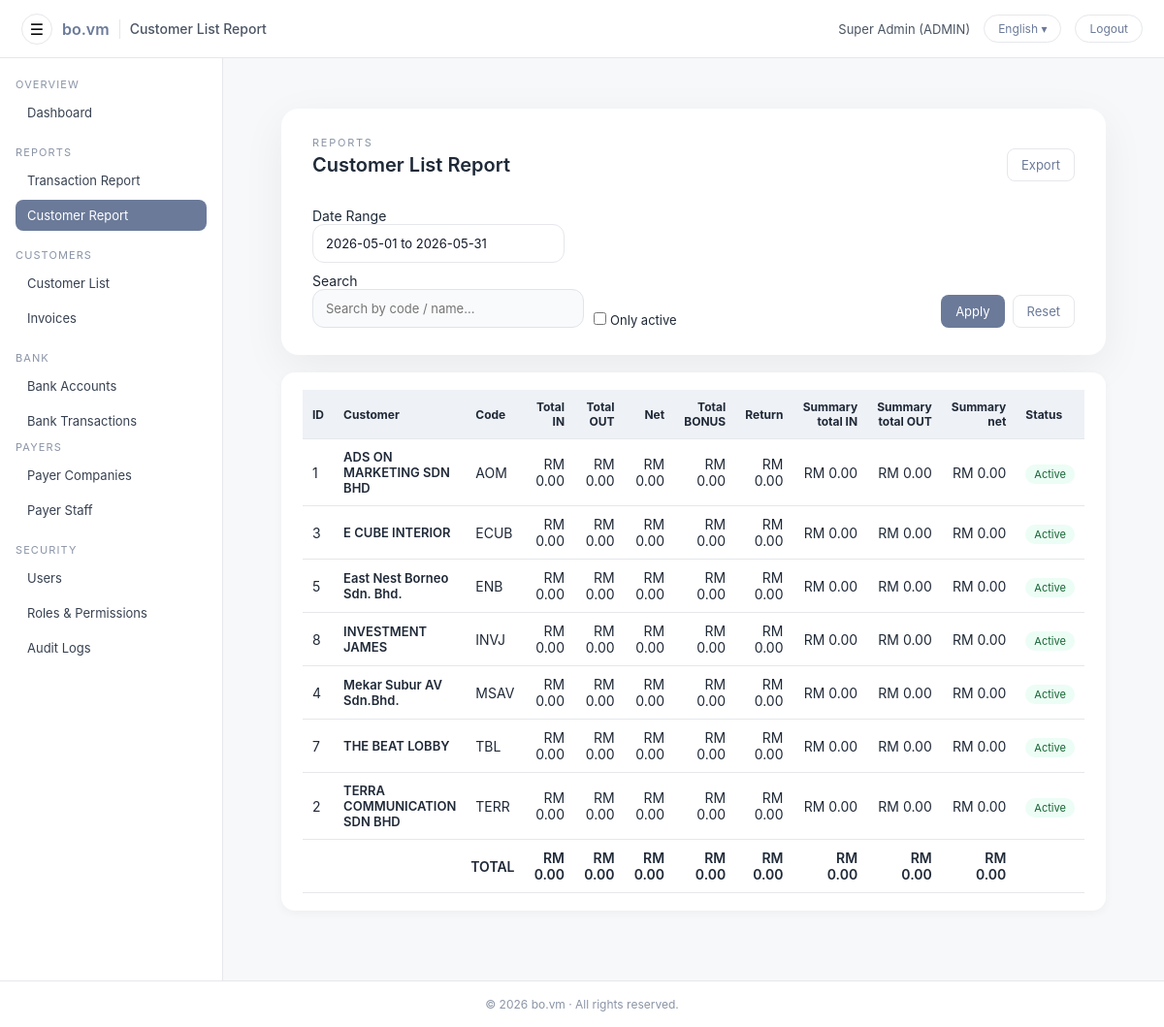
Screenshot of /admin/reports/customer_list_report.php (signed in) with the database file from the repository.
### tables this page shows
CREATE TABLE `users` (
  `id` int(11) NOT NULL AUTO_INCREMENT,
  `username` varchar(100) NOT NULL,
  `password_hash` varchar(255) NOT NULL,
  `full_name` varchar(255) NOT NULL,
  `email` varchar(255) DEFAULT NULL,
  `phone` varchar(50) DEFAULT NULL,
  `nric` varchar(50) DEFAULT NULL,
  `role` enum('ADMIN','CUSTOMER') NOT NULL DEFAULT 'CUSTOMER',
  `customer_id` int(11) DEFAULT NULL,
  `must_change_password` tinyint(1) NOT NULL DEFAULT 1,
  `is_active` tinyint(1) NOT NULL DEFAULT 1,
  `last_login_at` datetime DEFAULT NULL,
  `created_at` datetime NOT NULL DEFAULT current_timestamp(),
  `updated_at` datetime DEFAULT NULL ON UPDATE current_timestamp(),
  PRIMARY KEY (`id`),
  UNIQUE KEY `uq_users_username` (`username`),
  KEY `fk_users_customer` (`customer_id`),
  CONSTRAINT `fk_users_customer` FOREIGN KEY (`customer_id`) REFERENCES `customers` (`id`) ON DELETE SET NULL ON UPDATE CASCADE
);

### app/helpers.php (called while the page is built, shortened)
<?php
if (!function_exists('h')) {
    function h($v): string {
        return htmlspecialchars((string)$v, ENT_QUOTES, 'UTF-8');
    }
}
if (!function_exists('url')) {
    function url(string $path = ''): string {
        $base = defined('BASE_URL') ? rtrim(BASE_URL, '/') : '';
        $path = ltrim($path, '/');
        return ($base ?: '') . '/' . $path;
    }
}

### config/i18n.php (called while the page is built, shortened)
<?php
$lang = $_SESSION['lang'] ?? 'en';
$__translations = [];
$path = __DIR__ . '/../lang/' . $lang . '.php';
if (file_exists($path)) {
    $__translations = require $path;
}
function __tr_find(array $arr, string $key): mixed
{
    if (strpos($key, '.') !== false) {
        $parts = explode('.', $key);
        $cur   = $arr;
        foreach ($parts as $p) {
            if (!is_array($cur) || !array_key_exists($p, $cur)) {
                return null;
            }
            $cur = $cur[$p];
        }
        return $cur;
    }
    return null;
}
function t(string $key, array|string $vars = [], string $fallback = ''): string
{
    global $__translations;
    $text = $fallback;
    $found = __tr_find($__translations, $key);
    if (is_string($found)) {
        $text = $found;
    }
    return $text;
}

### app/auth.php (called while the page is built, shortened)
<?php
require_once __DIR__ . '/../app/helpers.php';
function current_user(): ?array
{
    static $cached = null;
    if ($cached !== null) {
        return $cached;
    }
    $uid = (int)($_SESSION['user_id'] ?? 0);
    $pdo = get_pdo();
    $st  = $pdo->prepare("SELECT * FROM users WHERE id = :id AND is_active = 1");
    $st->execute([':id' => $uid]);
    $row = $st->fetch();
    return $cached = ($row ?: null);
}
function require_login(): void
{
    $u = current_user();
}

### public/admin/reports/customer_list_report.php (the view, shortened to what this page needs)
<?php
require_login();
$pdo = get_pdo();
$pdo->setAttribute(PDO::ATTR_DEFAULT_FETCH_MODE, PDO::FETCH_ASSOC);
$hasT = function_exists('t');
$q          = trim($_GET['q'] ?? '');
$onlyActive = isset($_GET['only_active']) && $_GET['only_active'] === '1';
$sqlBase = "SELECT c.id, c.code, c.name, c.is_active
              FROM customers c";
$paramsCust  = [];
$sqlBase .= " ORDER BY c.code ASC, c.name ASC";
$st = $pdo->prepare($sqlBase);
$st->execute($paramsCust);
$customers = $st->fetchAll();
$rows = [];
$total_in_normal_all   = 0.0;
$total_out_normal_all  = 0.0;
$bonus_total_all       = 0.0;
$net_normal_all        = 0.0;
$return_balance_all    = 0.0;
$summary_in_all        = 0.0;
$summary_out_all       = 0.0;
$summary_net_all       = 0.0;
if ($customers) {
    $sumMap = [];
    foreach ($customers as $c) {
        $cid = (int)$c['id'];
        $sum = $sumMap[$cid] ?? [
            'total_in_normal'  => 0,
            'total_out_normal' => 0,
            'bonus_total'      => 0,
            'repay_total'      => 0,
            'loan_total'       => 0,
        ];
        $in_normal   = (float)($sum['total_in_normal'] ?? 0);
        $out_normal  = (float)($sum['total_out_normal'] ?? 0);
        $bonus_total = (float)($sum['bonus_total'] ?? 0);
        $repay_total = (float)($sum['repay_total'] ?? 0);
        $loan_total  = (float)($sum['loan_total'] ?? 0);
        $net_normal = $in_normal - $out_normal;
        $return_balance = $loan_total - $repay_total;
        $summary_in  = $in_normal + $bonus_total + $repay_total;
        $summary_out = $out_normal + $loan_total;
        $summary_net = $summary_in - $summary_out;
        $total_in_normal_all  += $in_normal;
        $total_out_normal_all += $out_normal;
        $bonus_total_all      += $bonus_total;
        $net_normal_all       += $net_normal;
        $return_balance_all   += $return_balance;
        $summary_in_all       += $summary_in;
        $summary_out_all      += $summary_out;
        $summary_net_all      += $summary_net;
        $rows[] = [
            'id'            => $cid,
            'code'          => $c['code'] ?? '',
            'name'          => $c['name'] ?? '',
            'is_active'     => isset($c['is_active']) ? (int)$c['is_active'] : 1,
            'in_normal'     => $in_normal,
            'out_normal'    => $out_normal,
            'net_normal'    => $net_normal,
            'bonus_total'   => $bonus_total,
            'repay_total'   => $repay_total,
            'loan_total'    => $loan_total,
            'return_balance'=> $return_balance,
            'summary_in'    => $summary_in,
            'summary_out'   => $summary_out,
            'summary_net'   => $summary_net,
        ];
    }
}
$page_title = $hasT
    ? t('admin.report.customer_list.title', [], 'Customer List Report')
    : 'Customer List Report';
include __DIR__ . '/../include/header.php';
?>
<div class="admin-main">
  <div class="admin-main-inner">
    <div class="admin-card admin-card-elevated" style="margin-bottom:18px;">
      <div class="admin-card-header">
        <div>
          <div class="form-page-eyebrow">
            <?= h($hasT ? t('admin.report.eyebrow', [], 'Reports') : 'Reports') ?>
          </div>
          <h1 class="page-title"><?= h($page_title) ?></h1>
        </div>
        <div>
          <a href="<?= h(url('admin/reports/customer_list_report_export.php?' . http_build_query($_GET))) ?>"
             class="btn btn-light">
            <?= h($hasT ? t('admin.common.export', [], 'Export') : 'Export') ?>
          </a>
        </div>
      </div>
      <form method="get"
            action="<?= h(url('admin/reports/customer_list_report.php')) ?>"
            style="margin-top:10px;display:flex;flex-direction:column;gap:10px;">
        <?php include __DIR__ . '/../../include/date_range.php'; ?>
        <div style="display:flex;flex-wrap:wrap;gap:10px;align-items:flex-end;">
          <div style="min-width:260px;">
            <label class="field-label" style="margin-bottom:4px;">
              <?= h($hasT ? t('admin.report.customer_list.filter.search', [], 'Search') : 'Search') ?>
            </label>
            <input type="text"
                   name="q"
                   class="form-control"
                   placeholder="<?= h($hasT ? t('admin.report.customer_list.filter.search_ph', [], 'Search by code / name...') : 'Search by code / name...') ?>"
                   value="<?= h($q) ?>">
          </div>
          <div style="display:flex;align-items:center;gap:6px;">
            <label style="font-size:13px;">
              <input type="checkbox" name="only_active" value="1" <?= $onlyActive ? 'checked' : '' ?>>
              <?= h($hasT ? t('admin.report.customer_list.filter.only_active', [], 'Only active') : 'Only active') ?>
            </label>
          </div>
          <div style="margin-left:auto;display:flex;gap:8px;">
            <button type="submit" class="btn btn-primary">
              <?= h($hasT ? t('admin.common.apply', [], 'Apply') : 'Apply') ?>
            </button>
            <a href="<?= h(url('admin/reports/customer_list_report.php')) ?>" class="btn btn-light">
              <?= h($hasT ? t('admin.common.reset', [], 'Reset') : 'Reset') ?>
            </a>
          </div>
        </div>
      </form>
    </div>
    <div class="admin-card">
      <table class="table">
        <thead>
          <tr>
            <th style="width:70px;"><?= h($hasT ? t('admin.report.customer_list.col.id', [], 'ID') : 'ID') ?></th>
            <th><?= h($hasT ? t('admin.report.customer_list.col.customer', [], 'Customer') : 'Customer') ?></th>
            <th style="width:220px;"><?= h($hasT ? t('admin.report.customer_list.col.code', [], 'Code') : 'Code') ?></th>
            <th style="width:170px; text-align:right;"><?= h($hasT ? t('admin.customer_txn.list.summary.total_in', [], 'Total IN (normal)') : 'Total IN (normal)') ?></th>
            <th style="width:170px; text-align:right;"><?= h($hasT ? t('admin.customer_txn.list.summary.total_out', [], 'Total OUT (normal)') : 'Total OUT (normal)') ?></th>
            <th style="width:170px; text-align:right;"><?= h($hasT ? t('admin.customer_txn.list.summary.net_normal', [], 'Net (normal)') : 'Net (normal)') ?></th>
            <th style="width:160px; text-align:right;"><?= h($hasT ? t('admin.customer_txn.list.summary.total_bonus', [], 'Total BONUS') : 'Total BONUS') ?></th>
            <th style="width:160px; text-align:right;"><?= h($hasT ? t('admin.customer_txn.list.summary.return_balance', [], 'Return (loan - repayment)') : 'Return (loan - repayment)') ?></th>
            <th style="width:170px; text-align:right;"><?= h($hasT ? t('admin.customer_txn.list.summary.summary_in', [], 'Summary IN') : 'Summary IN') ?></th>
            <th style="width:170px; text-align:right;"><?= h($hasT ? t('admin.customer_txn.list.summary.summary_out', [], 'Summary OUT') : 'Summary OUT') ?></th>
            <th style="width:170px; text-align:right;"><?= h($hasT ? t('admin.customer_txn.list.summary.summary_net', [], 'Summary Net') : 'Summary Net') ?></th>
            <th style="width:90px;"><?= h($hasT ? t('admin.report.customer_list.col.status', [], 'Status') : 'Status') ?></th>
          </tr>
        </thead>
        <tbody>
        <?php if (!$rows): ?>
          <tr>
            <td colspan="12" style="padding:14px;font-size:13px;color:#6b7280;">
              <?= h($hasT ? t('admin.report.customer_list.empty', [], 'No customers found for this filter.') : 'No customers found for this filter.') ?>
            </td>
          </tr>
        <?php else: ?>
          <?php foreach ($rows as $r): ?>
            <?php
              $netNormal = (float)$r['net_normal'];
              $netNormalStyle = $netNormal > 0 ? 'color:#b91c1c;' : ($netNormal < 0 ? 'color:#166534;' : '');
              $ret = (float)$r['return_balance'];
              $retStyle = $ret > 0 ? 'color:#b91c1c;' : ($ret < 0 ? 'color:#166534;' : '');
              $snet = (float)$r['summary_net'];
              $snetStyle = $snet > 0 ? 'color:#b91c1c;' : ($snet < 0 ? 'color:#166534;' : '');
            ?>
            <tr>
              <td><?= (int)$r['id'] ?></td>
              <td><div style="font-size:13px;font-weight:600;"><?= h($r['name']) ?></div></td>
              <td><?= h($r['code']) ?></td>
              <td style="text-align:right;">RM <?= number_format((float)$r['in_normal'], 2) ?></td>
              <td style="text-align:right;">RM <?= number_format((float)$r['out_normal'], 2) ?></td>
              <td style="text-align:right;<?= $netNormalStyle ?>">RM <?= number_format($netNormal, 2) ?></td>
              <td style="text-align:right;">RM <?= number_format((float)$r['bonus_total'], 2) ?></td>
              <td style="text-align:right;<?= $retStyle ?>">RM <?= number_format($ret, 2) ?></td>
              <td style="text-align:right;">RM <?= number_format((float)$r['summary_in'], 2) ?></td>
              <td style="text-align:right;">RM <?= number_format((float)$r['summary_out'], 2) ?></td>
              <td style="text-align:right;<?= $snetStyle ?>">RM <?= number_format($snet, 2) ?></td>
              <td>
                <?php if (!empty($r['is_active'])): ?>
                  <span style="font-size:11px;padding:3px 9px;border-radius:999px;background:#ecfdf5;color:#166534;">
                    <?= h($hasT ? t('admin.customer.status.active', [], 'Active') : 'Active') ?>
                  </span>
                <?php else: ?>
                  <span style="font-size:11px;padding:3px 9px;border-radius:999px;background:#fee2e2;color:#b91c1c;">
                    <?= h($hasT ? t('admin.customer.status.inactive', [], 'Inactive') : 'Inactive') ?>
                  </span>
                <?php endif; ?>
              </td>
            </tr>
          <?php endforeach; ?>
          <?php
            $totalNetNormalStyle = $net_normal_all > 0 ? 'color:#b91c1c;' : ($net_normal_all < 0 ? 'color:#166534;' : '');
            $totalReturnStyle    = $return_balance_all > 0 ? 'color:#b91c1c;' : ($return_balance_all < 0 ? 'color:#166534;' : '');
            $totalSummaryNetStyle= $summary_net_all > 0 ? 'color:#b91c1c;' : ($summary_net_all < 0 ? 'color:#166534;' : '');
          ?>
          <tr>
            <td colspan="3" style="font-weight:600; text-align:right;">
              <?= h($hasT ? t('admin.report.customer_list.total_label', [], 'TOTAL') : 'TOTAL') ?>
            </td>
            <td style="text-align:right; font-weight:600;">RM <?= number_format($total_in_normal_all, 2) ?></td>
            <td style="text-align:right; font-weight:600;">RM <?= number_format($total_out_normal_all, 2) ?></td>
            <td style="text-align:right; font-weight:600;<?= $totalNetNormalStyle ?>">RM <?= number_format($net_normal_all, 2) ?></td>
            <td style="text-align:right; font-weight:600;">RM <?= number_format($bonus_total_all, 2) ?></td>
            <td style="text-align:right; font-weight:600;<?= $totalReturnStyle ?>">RM <?= number_format($return_balance_all, 2) ?></td>
            <td style="text-align:right; font-weight:600;">RM <?= number_format($summary_in_all, 2) ?></td>
            <td style="text-align:right; font-weight:600;">RM <?= number_format($summary_out_all, 2) ?></td>
            <td style="text-align:right; font-weight:600;<?= $totalSummaryNetStyle ?>">RM <?= number_format($summary_net_all, 2) ?></td>
            <td></td>
          </tr>
        <?php endif; ?>
        </tbody>
      </table>
    </div>
  </div>
</div>
<?php include __DIR__ . '/../include/footer.php'; ?>

### public/admin/include/header.php (shortened to what this page needs)
<?php
$u = current_user();
$page_title = $page_title ?? 'Admin';
$currentLang = $_SESSION['lang'] ?? 'en';
$langLabelMap = [
  'en' => 'English',
  'ms' => 'Malay',
  'zh' => '中文',
];
$displayLang = $langLabelMap[$currentLang] ?? 'English';
?>
<!DOCTYPE html>
<html lang="<?= h($currentLang) ?>">
<head>
  <link rel="stylesheet" href="<?= h(url('admin/assets/style.css')) ?>">
  <link rel="stylesheet" href="<?= h(url('admin/assets/css/admin-actions-menu.css')) ?>">
  <link rel="stylesheet" href="<?= h(url('public/assets/css/date_range.css')) ?>">
</head>
<body class="admin-body">
  <header class="admin-topbar">
    <div class="topbar-left">
      <button id="sidebarToggle"
        class="topbar-toggle"
        type="button"
        aria-label="<?= h(function_exists('t') ? t('admin.header.toggle_sidebar', [], 'Toggle sidebar') : 'Toggle sidebar') ?>">☰</button>
      <span class="topbar-logo">bo.vm</span>
      <span class="topbar-app-title"><?= h($page_title) ?></span>
    </div>
    <div class="topbar-right">
      <span class="topbar-user">
        <?= h($u['full_name'] ?? $u['username']) ?> (<?= h($u['role']) ?>)
      </span>
      <div class="lang-wrap">
        <button id="adminLangToggle" class="btn-topbar">
          <?= h($displayLang) ?> ▾
        </button>
      </div>
      <a class="btn-topbar" href="<?= h(url('logout.php')) ?>">
        <?= h(function_exists('t') ? t('admin.header.logout', [], 'Logout') : 'Logout') ?>
      </a>
    </div>
  </header>
  <div class="admin-shell">
    <?php include __DIR__ . '/sidebar.php'; ?>
    <main class="admin-main">
      <div class="admin-main-inner">

### rows the page displays
users: full_name "Super Admin", role "ADMIN", is_active "1", name "ADS ON MARKETING SDN BHD", code "AOM", must_change_password "0.00", id "3", name "E CUBE INTERIOR", code "ECUB", id "5", name "East Nest Borneo Sdn. Bhd.", code "ENB", id "8", name "INVESTMENT JAMES", code "INVJ", id "4", name "Mekar Subur AV Sdn.Bhd.", code "MSAV", id "7", name "THE BEAT LOBBY", code "TBL", id "2", name "TERRA COMMUNICATION SDN BHD", code "TERR"

### other values shown
$page_title "Customer List Report"
$displayLang "English"
$hasT ? t('admin.nav.section.overview', [], 'OVERVIEW') : 'OVERVIEW' "OVERVIEW"
$hasT ? t('admin.nav.dashboard', [], 'Dashboard') : 'Dashboard' "Dashboard"
$hasT ? t('admin.nav.section.reports', [], 'REPORTS') : 'REPORTS' "REPORTS"
$hasT ? t('admin.nav.customer_invoices', [], 'Invoices') : 'Invoices' "Invoices"
$hasT ? t('admin.nav.section.bank', [], 'BANK') : 'BANK' "BANK"
$hasT ? t('admin.nav.section.payers', [], 'PAYERS') : 'PAYERS' "PAYERS"
$hasT ? t('admin.nav.payer_staff', [], 'Payer Staff') : 'Payer Staff' "Payer Staff"
$hasT ? t('admin.nav.section.security', [], 'SECURITY') : 'SECURITY' "SECURITY"
$hasT ? t('admin.nav.users', [], 'Users') : 'Users' "Users"
$hasT ? t('admin.nav.audit_logs', [], 'Audit Logs') : 'Audit Logs' "Audit Logs"
$hasT ? t('admin.report.eyebrow', [], 'Reports') : 'Reports' "REPORTS"
$hasT ? t('admin.common.export', [], 'Export') : 'Export' "Export"
t('common.date_range') "Date Range"
